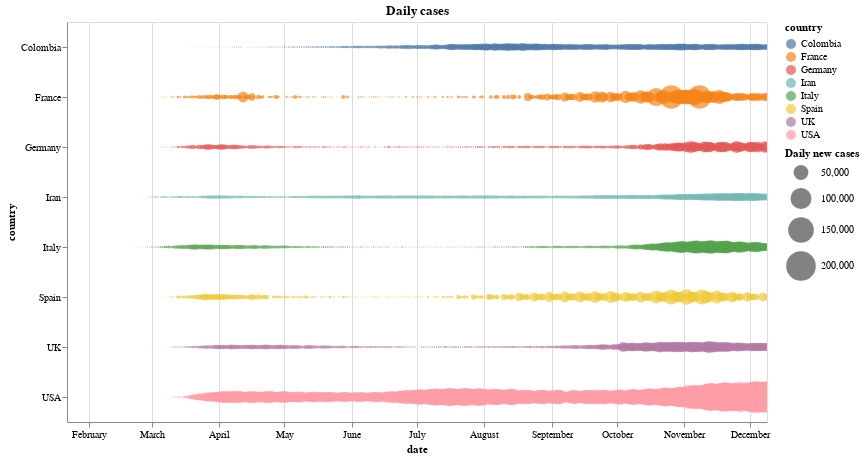

Write notebook code for a chart like this one.
### Code cell
selected_countries = full_data[full_data['country'].isin(countries)]

alt.Chart(selected_countries).mark_circle().encode(
    x='date:T',
    y='country',
    color='country',
    size=alt.Size('new_cases:Q',
        scale=alt.Scale(range=[0, 1000]),
        legend=alt.Legend(title='Daily new cases')
    ) 
).properties(
    width=700,
    height=400,
    title="Daily cases"
).interactive()

### Figure 1 — Vega-Lite specification as saved in the notebook (floating-point values rounded to 4 significant figures; data arrays with more than 128 entries replaced by an {"elided": "..."} marker saying what was removed)
{"config": {"view": {"continuousWidth": 400, "continuousHeight": 300}}, "data": {"name": "data-7d247659941405a5d0bd43138c2f593e"}, "mark": "circle", "encoding": {"color": {"type": "nominal", "field": "country"}, "size": {"type": "quantitative", "field": "new_cases", "legend": {"title": "Daily new cases"}, "scale": {"range": [0, 1000]}}, "x": {"type": "temporal", "field": "date"}, "y": {"type": "nominal", "field": "country"}}, "height": 400, "selection": {"selector009": {"type": "interval", "bind": "scales", "encodings": ["x", "y"]}}, "title": "Daily cases", "width": 700, "$schema": "https://vega.github.io/schema/vega-lite/v4.8.1.json", "datasets": {"data-7d247659941405a5d0bd43138c2f593e": {"elided": "2584 records"}}}
